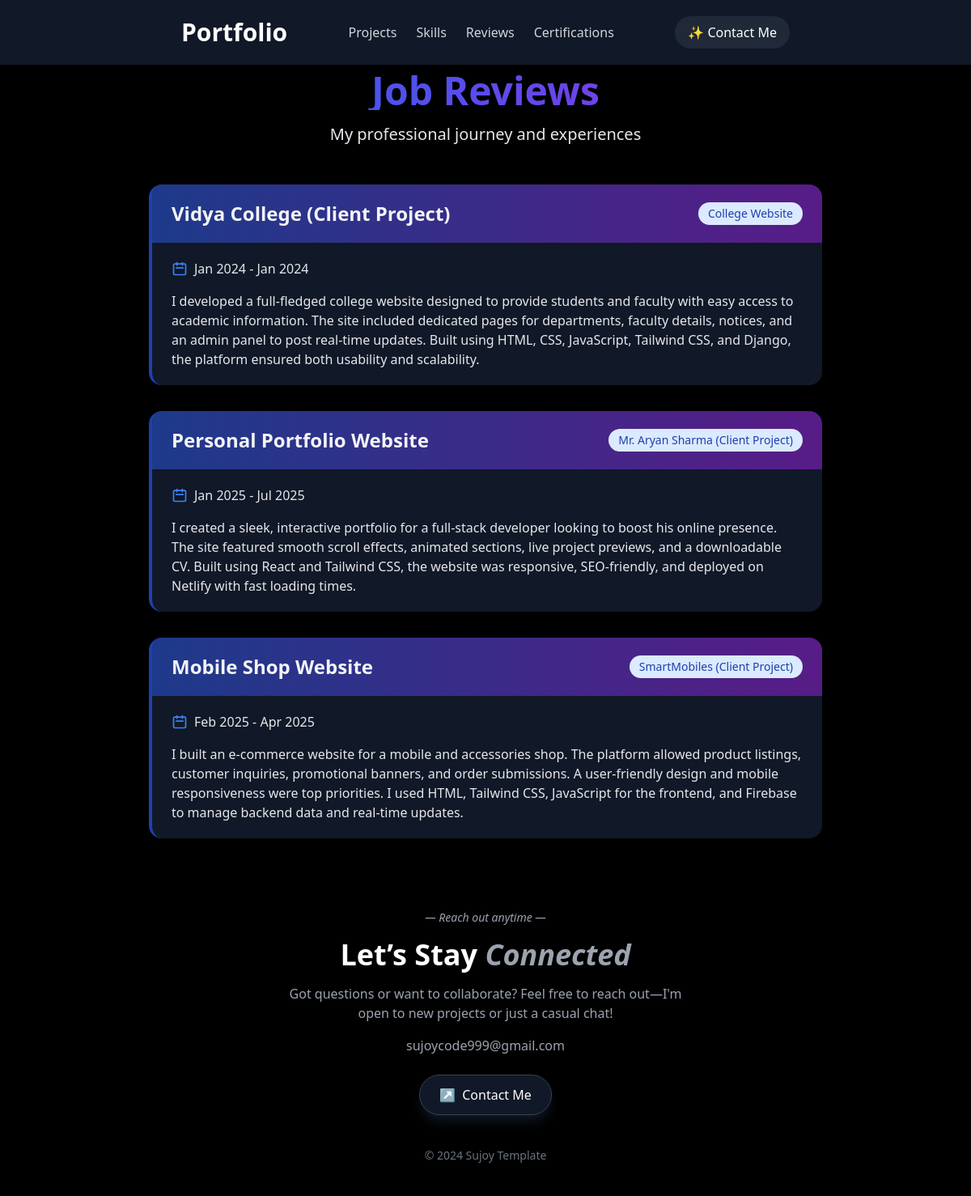
/review/, run on an earlier commit of the app's database.
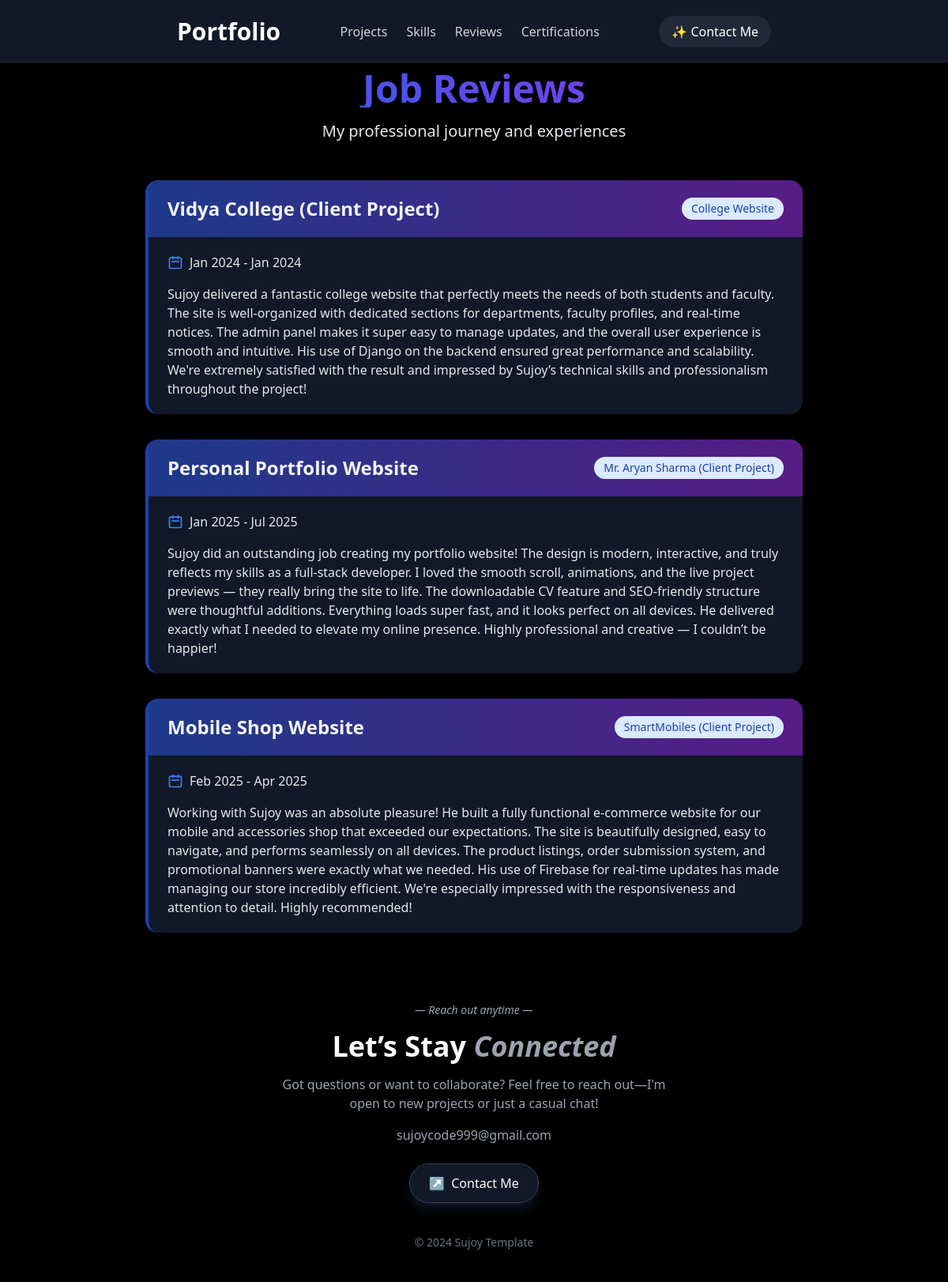
And on a later commit of the database.
### pages/models.py (models this page shows, shortened)
class experience(models.Model):
    company_name = models.CharField(max_length=255)
    job_title = models.CharField(max_length=100)
    start_date = models.DateField()
    end_date = models.DateField()
    description = models.TextField()

### pages/views.py (the view)
# urls.py: path('review/', views.review, name='review'),
def review(request):
    experiences = experience.objects.all()
    return render(request, 'reviews.html', {'reviews': experiences})

### templates/reviews.html (shortened to what this page needs)
{% extends "base.html" %}
{% load static %}
{% block content %}
<div class="max-w-4xl mx-auto px-4 sm:px-6 lg:px-8 py-12">
    <div class="text-center mb-12">
        <h1 class="text-4xl font-extrabold text-gray-200 sm:text-5xl mb-4 bg-gradient-to-r from-blue-600 to-purple-600 bg-clip-text text-transparent">
        </h1>
        <p class="mt-3 max-w-2xl mx-auto text-xl text-gray-200 sm:mt-4">
            My professional journey and experiences
        </p>
    </div>
    <div class="space-y-8">
        {% for review in reviews %}
        <div class="relative bg-gray-900 shadow-xl rounded-2xl overflow-hidden transition-all duration-300 hover:shadow-2xl hover:-translate-y-1 border-l-4 border-blue-800">
            <div class="bg-gradient-to-r from-blue-900 to-purple-900 px-6 py-5">
                <div class="flex flex-col sm:flex-row sm:items-center sm:justify-between">
                    <h2 class="text-2xl font-bold text-gray-100">
                        {{ review.company_name }}
                    </h2>
                    <span class="mt-2 sm:mt-0 inline-flex items-center px-3 py-1 rounded-full text-sm font-medium bg-blue-100 text-blue-800">
                        {{ review.job_title }}
                    </span>
                </div>
            </div>
            <div class="px-6 py-5">
                <div class="flex items-center text-gray-200 mb-4">
                    <svg class="w-5 h-5 mr-2 text-blue-500" fill="none" stroke="currentColor" viewBox="0 0 24 24" xmlns="http://www.w3.org/2000/svg">
                        <path stroke-linecap="round" stroke-linejoin="round" stroke-width="2" d="M8 7V3m8 4V3m-9 8h10M5 21h14a2 2 0 002-2V7a2 2 0 00-2-2H5a2 2 0 00-2 2v12a2 2 0 002 2z"></path>
                    </svg>
                    <span>
                        {{ review.start_date|date:"M Y" }} - {{ review.end_date|date:"M Y" }}
                    </span>
                </div>
                <div class="prose prose-blue max-w-none text-gray-200">
                    {{ review.description|linebreaks }}
                </div>
            </div>
        </div>
        {% endfor %}
    </div>
</div>
{% endblock %}

What changed in the data, as far as the page shows it:
changed experience "Vidya College (Client Project)": description "I developed a full-fledged college website designed to provide students and faculty with easy access to academic information. The site included dedicated pages for departments, faculty details, notices, and an admin panel to post real-time updates. Built using HTML, CSS, JavaScript, Tailwind CSS, and Django, the platform ensured both usability and scalability." → "Sujoy delivered a fantastic college website that perfectly meets the needs of both students and faculty. The site is well-organized with dedicated sections for departments, faculty profiles, and real-time notices. The admin panel makes it super easy to manage updates, and the overall user experience is smooth and intuitive. His use of Django on the backend ensured great performance and scalability. We're extremely satisfied with the result and impressed by Sujoy’s technical skills and professionalism throughout the project!"
changed experience "Personal Portfolio Website": description "I created a sleek, interactive portfolio for a full-stack developer looking to boost his online presence. The site featured smooth scroll effects, animated sections, live project previews, and a downloadable CV. Built using React and Tailwind CSS, the website was responsive, SEO-friendly, and deployed on Netlify with fast loading times." → "Sujoy did an outstanding job creating my portfolio website! The design is modern, interactive, and truly reflects my skills as a full-stack developer. I loved the smooth scroll, animations, and the live project previews — they really bring the site to life. The downloadable CV feature and SEO-friendly structure were thoughtful additions. Everything loads super fast, and it looks perfect on all devices. He delivered exactly what I needed to elevate my online presence. Highly professional and creative — I couldn’t be happier!"
changed experience "Mobile Shop Website": description "I built an e-commerce website for a mobile and accessories shop. The platform allowed product listings, customer inquiries, promotional banners, and order submissions. A user-friendly design and mobile responsiveness were top priorities. I used HTML, Tailwind CSS, JavaScript for the frontend, and Firebase to manage backend data and real-time updates." → "Working with Sujoy was an absolute pleasure! He built a fully functional e-commerce website for our mobile and accessories shop that exceeded our expectations. The site is beautifully designed, easy to navigate, and performs seamlessly on all devices. The product listings, order submission system, and promotional banners were exactly what we needed. His use of Firebase for real-time updates has made managing our store incredibly efficient. We're especially impressed with the responsiveness and attention to detail. Highly recommended!"
